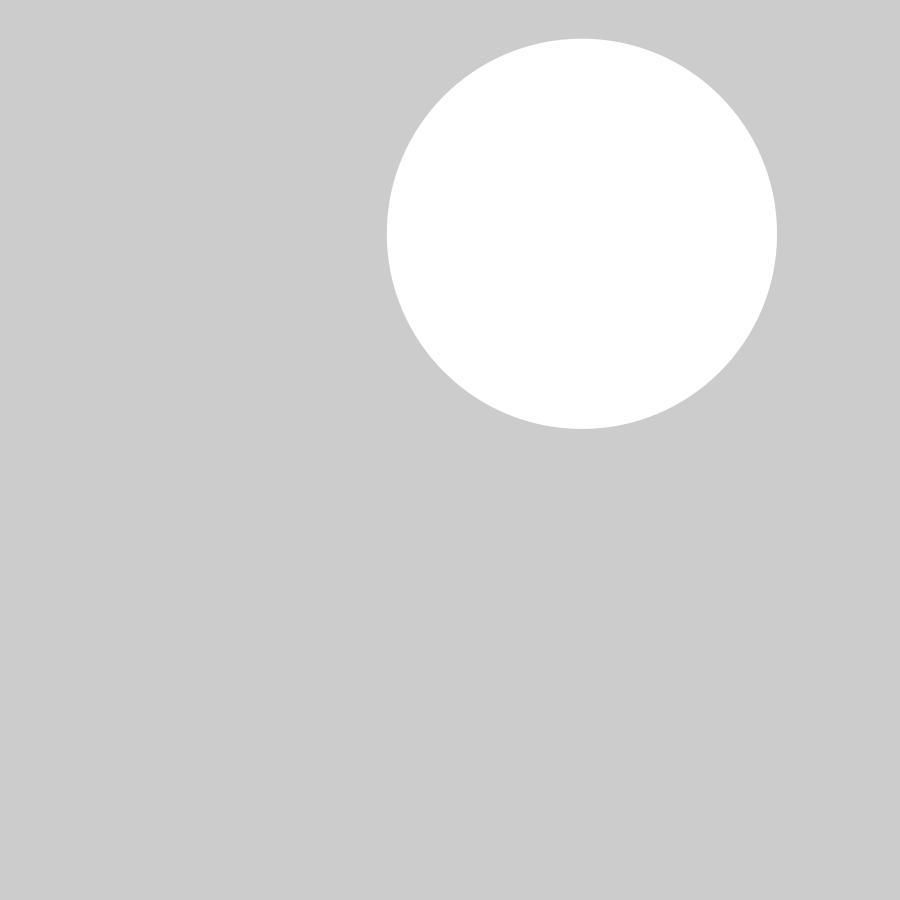
Frame 1 (no input)
Frame 60 (the mouse pressed at the canvas centre just before this capture): identical to frame 1, image omitted
Frame 120 (the mouse held since frame 60 and released just before this capture): identical to frame 1, image omitted

The Processing sketch that drew this single still picture (run headless with seeded random() and noise(); from frame 60 on, the mouse is pressed at the canvas centre):

// Processing sketch: makeCircle
// ── makeCircle.pde
void setup(){
  size(900,900);
  drawCircle();
}

void draw(){}

class Circle{
  float x ,y;
  float ra;
  float r, g, b;
  
  Circle(){
    x = random(width);
    y = random(height);
    ra = random(100,200);
    r = random(0,255);
    g = random(0,255);
    b = random(0,255);
  }
  
  void drawMe(){
    noStroke();
    ellipse(x,y,ra*2,ra*2);
    fill(r, g, b);
  }
  
}

  void drawCircle(){
    Circle thisCirc = new Circle();
    thisCirc.drawMe();
}

 void mousePressed(){
   drawCircle();
 }
